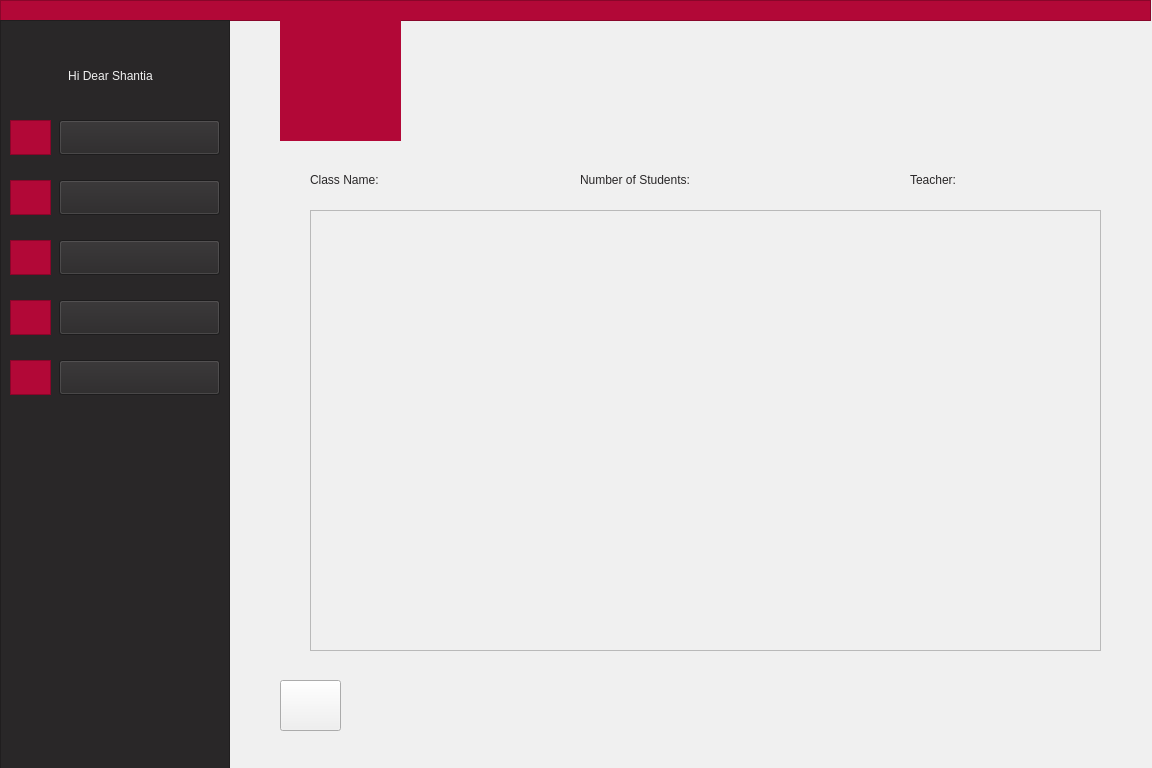
<?xml version="1.0" encoding="UTF-8"?>
<ui version="4.0">
 <class>AdminWatchStudent</class>
 <widget class="QWidget" name="AdminWatchStudent">
  <property name="geometry">
   <rect>
    <x>0</x>
    <y>0</y>
    <width>1152</width>
    <height>768</height>
   </rect>
  </property>
  <property name="minimumSize">
   <size>
    <width>1152</width>
    <height>768</height>
   </size>
  </property>
  <property name="windowTitle">
   <string>Form</string>
  </property>
  <property name="styleSheet">
   <string notr="true">background-color: rgb(240, 240, 240);</string>
  </property>
  <widget class="QLabel" name="label">
   <property name="geometry">
    <rect>
     <x>280</x>
     <y>20</y>
     <width>121</width>
     <height>121</height>
    </rect>
   </property>
   <property name="styleSheet">
    <string notr="true">background-color: rgb(178, 8, 55);
border-color: rgb(178, 8, 55);
</string>
   </property>
   <property name="text">
    <string/>
   </property>
   <property name="pixmap">
    <pixmap>:/AjaxLogo/filename.jpg</pixmap>
   </property>
   <property name="scaledContents">
    <bool>true</bool>
   </property>
   <property name="alignment">
    <set>Qt::AlignCenter</set>
   </property>
  </widget>
  <widget class="QPushButton" name="backToMenu">
   <property name="geometry">
    <rect>
     <x>280</x>
     <y>680</y>
     <width>61</width>
     <height>51</height>
    </rect>
   </property>
   <property name="text">
    <string/>
   </property>
  </widget>
  <widget class="QLabel" name="label_14">
   <property name="geometry">
    <rect>
     <x>280</x>
     <y>680</y>
     <width>41</width>
     <height>46</height>
    </rect>
   </property>
   <property name="styleSheet">
    <string>font: 9pt &quot;Montserrat&quot;;
color: rgb(178, 8, 55);</string>
   </property>
   <property name="text">
    <string/>
   </property>
   <property name="pixmap">
    <pixmap resource="arrowIcon.qrc">:/new/prefix1/icons8-left-arrow-50.png</pixmap>
   </property>
   <property name="scaledContents">
    <bool>true</bool>
   </property>
  </widget>
  <widget class="QFrame" name="frame">
   <property name="geometry">
    <rect>
     <x>0</x>
     <y>0</y>
     <width>1151</width>
     <height>21</height>
    </rect>
   </property>
   <property name="styleSheet">
    <string notr="true">background-color: rgb(178, 8, 55);
border-color: rgb(178, 8, 55);</string>
   </property>
   <property name="frameShape">
    <enum>QFrame::StyledPanel</enum>
   </property>
   <property name="frameShadow">
    <enum>QFrame::Raised</enum>
   </property>
  </widget>
  <widget class="QScrollArea" name="scrollArea">
   <property name="geometry">
    <rect>
     <x>310</x>
     <y>210</y>
     <width>791</width>
     <height>441</height>
    </rect>
   </property>
   <property name="widgetResizable">
    <bool>true</bool>
   </property>
   <widget class="QWidget" name="scrollAreaWidgetContents">
    <property name="geometry">
     <rect>
      <x>0</x>
      <y>0</y>
      <width>789</width>
      <height>439</height>
     </rect>
    </property>
    <layout class="QVBoxLayout" name="verticalLayout_3">
     <item>
      <layout class="QVBoxLayout" name="verticalLayout_2"/>
     </item>
    </layout>
   </widget>
  </widget>
  <widget class="QFrame" name="frame_2">
   <property name="geometry">
    <rect>
     <x>0</x>
     <y>20</y>
     <width>230</width>
     <height>768</height>
    </rect>
   </property>
   <property name="styleSheet">
    <string notr="true">background-color: rgb(41, 39, 40);
border-color: rgb(41, 39, 40);</string>
   </property>
   <property name="frameShape">
    <enum>QFrame::StyledPanel</enum>
   </property>
   <property name="frameShadow">
    <enum>QFrame::Raised</enum>
   </property>
   <widget class="QPushButton" name="pushButton">
    <property name="geometry">
     <rect>
      <x>59</x>
      <y>100</y>
      <width>161</width>
      <height>35</height>
     </rect>
    </property>
    <property name="styleSheet">
     <string notr="true">font: 11pt &quot;Montserrat&quot;;
</string>
    </property>
    <property name="text">
     <string/>
    </property>
   </widget>
   <widget class="QPushButton" name="pushButton_3">
    <property name="geometry">
     <rect>
      <x>59</x>
      <y>160</y>
      <width>161</width>
      <height>35</height>
     </rect>
    </property>
    <property name="styleSheet">
     <string notr="true">font: 11pt &quot;Montserrat&quot;;
</string>
    </property>
    <property name="text">
     <string/>
    </property>
   </widget>
   <widget class="QPushButton" name="pushButton_4">
    <property name="geometry">
     <rect>
      <x>59</x>
      <y>220</y>
      <width>161</width>
      <height>35</height>
     </rect>
    </property>
    <property name="styleSheet">
     <string notr="true">font: 11pt &quot;Montserrat&quot;;
</string>
    </property>
    <property name="text">
     <string/>
    </property>
   </widget>
   <widget class="QFrame" name="frame_3">
    <property name="geometry">
     <rect>
      <x>10</x>
      <y>100</y>
      <width>41</width>
      <height>35</height>
     </rect>
    </property>
    <property name="styleSheet">
     <string notr="true">background-color: rgb(178, 8, 55);
border-color: rgb(178, 8, 55);</string>
    </property>
    <property name="frameShape">
     <enum>QFrame::StyledPanel</enum>
    </property>
    <property name="frameShadow">
     <enum>QFrame::Raised</enum>
    </property>
    <widget class="QLabel" name="label_6">
     <property name="geometry">
      <rect>
       <x>5</x>
       <y>1</y>
       <width>31</width>
       <height>31</height>
      </rect>
     </property>
     <property name="styleSheet">
      <string notr="true"/>
     </property>
     <property name="text">
      <string/>
     </property>
     <property name="pixmap">
      <pixmap resource="icon.qrc">:/icon/profile.png</pixmap>
     </property>
     <property name="scaledContents">
      <bool>true</bool>
     </property>
    </widget>
   </widget>
   <widget class="QFrame" name="frame_6">
    <property name="geometry">
     <rect>
      <x>10</x>
      <y>160</y>
      <width>41</width>
      <height>35</height>
     </rect>
    </property>
    <property name="styleSheet">
     <string notr="true">background-color: rgb(178, 8, 55);
border-color: rgb(178, 8, 55);</string>
    </property>
    <property name="frameShape">
     <enum>QFrame::StyledPanel</enum>
    </property>
    <property name="frameShadow">
     <enum>QFrame::Raised</enum>
    </property>
    <widget class="QLabel" name="label_7">
     <property name="geometry">
      <rect>
       <x>5</x>
       <y>2</y>
       <width>31</width>
       <height>31</height>
      </rect>
     </property>
     <property name="text">
      <string/>
     </property>
     <property name="pixmap">
      <pixmap resource="icon.qrc">:/icon/add-user.png</pixmap>
     </property>
     <property name="scaledContents">
      <bool>true</bool>
     </property>
    </widget>
   </widget>
   <widget class="QFrame" name="frame_7">
    <property name="geometry">
     <rect>
      <x>10</x>
      <y>220</y>
      <width>41</width>
      <height>35</height>
     </rect>
    </property>
    <property name="styleSheet">
     <string notr="true">background-color: rgb(178, 8, 55);
border-color: rgb(178, 8, 55);</string>
    </property>
    <property name="frameShape">
     <enum>QFrame::StyledPanel</enum>
    </property>
    <property name="frameShadow">
     <enum>QFrame::Raised</enum>
    </property>
    <widget class="QLabel" name="label_11">
     <property name="geometry">
      <rect>
       <x>5</x>
       <y>2</y>
       <width>31</width>
       <height>31</height>
      </rect>
     </property>
     <property name="text">
      <string/>
     </property>
     <property name="pixmap">
      <pixmap resource="icon.qrc">:/icon/upload-mail.png</pixmap>
     </property>
     <property name="scaledContents">
      <bool>true</bool>
     </property>
    </widget>
   </widget>
   <widget class="QLabel" name="label_2">
    <property name="geometry">
     <rect>
      <x>20</x>
      <y>40</y>
      <width>181</width>
      <height>31</height>
     </rect>
    </property>
    <property name="styleSheet">
     <string notr="true">font: 11pt &quot;Montserrat&quot;;
color: rgb(240, 240, 240);</string>
    </property>
    <property name="text">
     <string>Hi Dear Shantia</string>
    </property>
    <property name="alignment">
     <set>Qt::AlignCenter</set>
    </property>
   </widget>
   <widget class="QLabel" name="label_3">
    <property name="geometry">
     <rect>
      <x>100</x>
      <y>100</y>
      <width>81</width>
      <height>30</height>
     </rect>
    </property>
    <property name="autoFillBackground">
     <bool>false</bool>
    </property>
    <property name="styleSheet">
     <string notr="true">font: 11pt &quot;Montserrat&quot;;
color: rgb(240, 240, 240);</string>
    </property>
    <property name="lineWidth">
     <number>0</number>
    </property>
    <property name="text">
     <string>Profile</string>
    </property>
    <property name="alignment">
     <set>Qt::AlignCenter</set>
    </property>
   </widget>
   <widget class="QLabel" name="label_5">
    <property name="geometry">
     <rect>
      <x>90</x>
      <y>160</y>
      <width>111</width>
      <height>30</height>
     </rect>
    </property>
    <property name="styleSheet">
     <string notr="true">font: 11pt &quot;Montserrat&quot;;
color: rgb(240, 240, 240);</string>
    </property>
    <property name="text">
     <string>Add People</string>
    </property>
    <property name="alignment">
     <set>Qt::AlignCenter</set>
    </property>
   </widget>
   <widget class="QLabel" name="label_8">
    <property name="geometry">
     <rect>
      <x>70</x>
      <y>220</y>
      <width>141</width>
      <height>30</height>
     </rect>
    </property>
    <property name="styleSheet">
     <string notr="true">font: 11pt &quot;Montserrat&quot;;
color: rgb(240, 240, 240);</string>
    </property>
    <property name="text">
     <string>Send Assertion</string>
    </property>
    <property name="alignment">
     <set>Qt::AlignCenter</set>
    </property>
   </widget>
   <widget class="QPushButton" name="pushButton_7">
    <property name="geometry">
     <rect>
      <x>59</x>
      <y>280</y>
      <width>161</width>
      <height>35</height>
     </rect>
    </property>
    <property name="styleSheet">
     <string notr="true">font: 11pt &quot;Montserrat&quot;;
</string>
    </property>
    <property name="text">
     <string/>
    </property>
   </widget>
   <widget class="QFrame" name="frame_8">
    <property name="geometry">
     <rect>
      <x>10</x>
      <y>280</y>
      <width>41</width>
      <height>35</height>
     </rect>
    </property>
    <property name="styleSheet">
     <string notr="true">background-color: rgb(178, 8, 55);
border-color: rgb(178, 8, 55);</string>
    </property>
    <property name="frameShape">
     <enum>QFrame::StyledPanel</enum>
    </property>
    <property name="frameShadow">
     <enum>QFrame::Raised</enum>
    </property>
    <widget class="QLabel" name="label_12">
     <property name="geometry">
      <rect>
       <x>5</x>
       <y>2</y>
       <width>31</width>
       <height>31</height>
      </rect>
     </property>
     <property name="text">
      <string/>
     </property>
     <property name="pixmap">
      <pixmap resource="classIcon.qrc">:/classIcon/icons8-class-50.png</pixmap>
     </property>
     <property name="scaledContents">
      <bool>true</bool>
     </property>
    </widget>
   </widget>
   <widget class="QLabel" name="label_18">
    <property name="geometry">
     <rect>
      <x>95</x>
      <y>290</y>
      <width>101</width>
      <height>20</height>
     </rect>
    </property>
    <property name="styleSheet">
     <string notr="true">font: 11pt &quot;Montserrat&quot;;
color: rgb(240, 240, 240);</string>
    </property>
    <property name="text">
     <string>Add CLass</string>
    </property>
   </widget>
   <widget class="QPushButton" name="pushButton_6">
    <property name="geometry">
     <rect>
      <x>59</x>
      <y>340</y>
      <width>161</width>
      <height>35</height>
     </rect>
    </property>
    <property name="styleSheet">
     <string notr="true">font: 11pt &quot;Montserrat&quot;;
</string>
    </property>
    <property name="text">
     <string/>
    </property>
   </widget>
   <widget class="QFrame" name="frame_9">
    <property name="geometry">
     <rect>
      <x>10</x>
      <y>340</y>
      <width>41</width>
      <height>35</height>
     </rect>
    </property>
    <property name="styleSheet">
     <string notr="true">background-color: rgb(178, 8, 55);
border-color: rgb(178, 8, 55);</string>
    </property>
    <property name="frameShape">
     <enum>QFrame::StyledPanel</enum>
    </property>
    <property name="frameShadow">
     <enum>QFrame::Raised</enum>
    </property>
    <widget class="QLabel" name="label_13">
     <property name="geometry">
      <rect>
       <x>5</x>
       <y>2</y>
       <width>31</width>
       <height>31</height>
      </rect>
     </property>
     <property name="text">
      <string/>
     </property>
     <property name="pixmap">
      <pixmap resource="icon.qrc">:/icon/information.png</pixmap>
     </property>
     <property name="scaledContents">
      <bool>true</bool>
     </property>
    </widget>
   </widget>
   <widget class="QLabel" name="label_15">
    <property name="geometry">
     <rect>
      <x>60</x>
      <y>340</y>
      <width>161</width>
      <height>30</height>
     </rect>
    </property>
    <property name="styleSheet">
     <string notr="true">font: 11pt &quot;Montserrat&quot;;
color: rgb(240, 240, 240);</string>
    </property>
    <property name="text">
     <string>Class Information</string>
    </property>
    <property name="alignment">
     <set>Qt::AlignCenter</set>
    </property>
   </widget>
   <zorder>frame_6</zorder>
   <zorder>frame_7</zorder>
   <zorder>label_2</zorder>
   <zorder>label_3</zorder>
   <zorder>label_5</zorder>
   <zorder>label_8</zorder>
   <zorder>frame_3</zorder>
   <zorder>pushButton_3</zorder>
   <zorder>pushButton_4</zorder>
   <zorder>frame_8</zorder>
   <zorder>label_18</zorder>
   <zorder>pushButton_7</zorder>
   <zorder>frame_9</zorder>
   <zorder>label_15</zorder>
   <zorder>pushButton_6</zorder>
   <zorder>pushButton</zorder>
  </widget>
  <widget class="QLabel" name="label_9">
   <property name="geometry">
    <rect>
     <x>285</x>
     <y>20</y>
     <width>111</width>
     <height>111</height>
    </rect>
   </property>
   <property name="styleSheet">
    <string notr="true">background-color: rgb(178, 8, 55);</string>
   </property>
   <property name="text">
    <string/>
   </property>
   <property name="pixmap">
    <pixmap resource="pictures.qrc">:/logo/filename.jpg</pixmap>
   </property>
   <property name="scaledContents">
    <bool>true</bool>
   </property>
  </widget>
  <widget class="QLabel" name="label_16">
   <property name="geometry">
    <rect>
     <x>310</x>
     <y>170</y>
     <width>101</width>
     <height>20</height>
    </rect>
   </property>
   <property name="styleSheet">
    <string notr="true">font: 9pt &quot;Montserrat&quot;;
color: rgb(41, 39, 40);</string>
   </property>
   <property name="text">
    <string>Class Name:</string>
   </property>
  </widget>
  <widget class="QLabel" name="teacherName">
   <property name="geometry">
    <rect>
     <x>992</x>
     <y>170</y>
     <width>101</width>
     <height>20</height>
    </rect>
   </property>
   <property name="styleSheet">
    <string notr="true">font: 9pt &quot;Montserrat&quot;;
color: rgb(41, 39, 40);</string>
   </property>
   <property name="text">
    <string/>
   </property>
  </widget>
  <widget class="QLabel" name="label_17">
   <property name="geometry">
    <rect>
     <x>580</x>
     <y>170</y>
     <width>161</width>
     <height>20</height>
    </rect>
   </property>
   <property name="styleSheet">
    <string notr="true">font: 9pt &quot;Montserrat&quot;;
color: rgb(41, 39, 40);</string>
   </property>
   <property name="text">
    <string>Number of Students:</string>
   </property>
  </widget>
  <widget class="QLabel" name="NumberOfStudent">
   <property name="geometry">
    <rect>
     <x>750</x>
     <y>170</y>
     <width>63</width>
     <height>20</height>
    </rect>
   </property>
   <property name="styleSheet">
    <string notr="true">font: 9pt &quot;Montserrat&quot;;
color: rgb(41, 39, 40);</string>
   </property>
   <property name="text">
    <string/>
   </property>
  </widget>
  <widget class="QLabel" name="label_20">
   <property name="geometry">
    <rect>
     <x>910</x>
     <y>170</y>
     <width>71</width>
     <height>20</height>
    </rect>
   </property>
   <property name="styleSheet">
    <string notr="true">font: 9pt &quot;Montserrat&quot;;
color: rgb(41, 39, 40);</string>
   </property>
   <property name="text">
    <string>Teacher:</string>
   </property>
  </widget>
  <widget class="QLabel" name="TeacherName">
   <property name="geometry">
    <rect>
     <x>420</x>
     <y>170</y>
     <width>121</width>
     <height>20</height>
    </rect>
   </property>
   <property name="styleSheet">
    <string notr="true">font: 9pt &quot;Montserrat&quot;;
color: rgb(41, 39, 40);</string>
   </property>
   <property name="text">
    <string/>
   </property>
  </widget>
  <zorder>label_14</zorder>
  <zorder>frame</zorder>
  <zorder>scrollArea</zorder>
  <zorder>frame_2</zorder>
  <zorder>label</zorder>
  <zorder>label_9</zorder>
  <zorder>backToMenu</zorder>
  <zorder>label_16</zorder>
  <zorder>teacherName</zorder>
  <zorder>label_17</zorder>
  <zorder>NumberOfStudent</zorder>
  <zorder>label_20</zorder>
  <zorder>TeacherName</zorder>
 </widget>
 <resources>
  <include location="arrowIcon.qrc"/>
  <include location="classIcon.qrc"/>
  <include location="icon.qrc"/>
  <include location="pictures.qrc"/>
 </resources>
 <connections/>
</ui>
